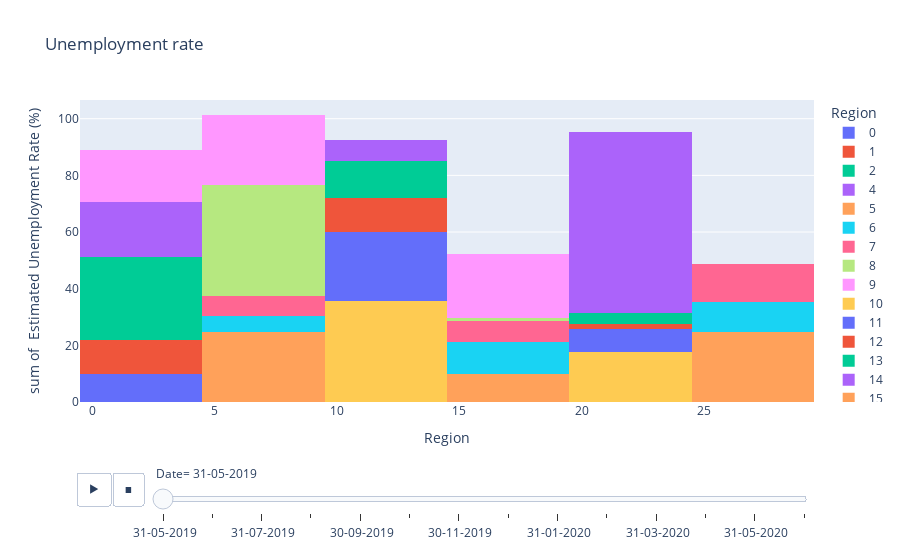

Write notebook code for a chart like this one.
### Code cell
fg = px.histogram(df,x='Region',y=' Estimated Unemployment Rate (%)',color='Region',title='Unemployment rate',animation_frame=' Date',template='plotly')
fg.update_layout(xaxis={'categoryorder':'total descending'})
fg.show()

### Figure 1 — Plotly figure (JSON) as saved in the notebook; plotly's stock layout.template omitted (floating-point values rounded to 4 significant figures)
{"data": [{"alignmentgroup": "True", "bingroup": "x", "histfunc": "sum", "hovertemplate": "Region=%{x}<br> Date= 31-05-2019<br>sum of  Estimated Unemployment Rate (%)=%{y}<extra></extra>", "legendgroup": "0", "marker": {"color": "#636efa", "pattern": {"shape": ""}}, "name": "0", "offsetgroup": "0", "orientation": "v", "showlegend": true, "type": "histogram", "x": [0, 0], "xaxis": "x", "y": [3.65, 6.09], "yaxis": "y"}, {"alignmentgroup": "True", "bingroup": "x", "histfunc": "sum", "hovertemplate": "Region=%{x}<br> Date= 31-05-2019<br>sum of  Estimated Unemployment Rate (%)=%{y}<extra></extra>", "legendgroup": "1", "marker": {"color": "#EF553B", "pattern": {"shape": ""}}, "name": "1", "offsetgroup": "1", "orientation": "v", "showlegend": true, "type": "histogram", "x": [1, 1], "xaxis": "x", "y": [4.29, 7.87], "yaxis": "y"}, {"alignmentgroup": "True", "bingroup": "x", "histfunc": "sum", "hovertemplate": "Region=%{x}<br> Date= 31-05-2019<br>sum of  Estimated Unemployment Rate (%)=%{y}<extra></extra>", "legendgroup": "2", "marker": {"color": "#00cc96", "pattern": {"shape": ""}}, "name": "2", "offsetgroup": "2", "orientation": "v", "showlegend": true, "type": "histogram", "x": [2, 2], "xaxis": "x", "y": [9.27, 19.9], "yaxis": "y"}, {"alignmentgroup": "True", "bingroup": "x", "histfunc": "sum", "hovertemplate": "Region=%{x}<br> Date= 31-05-2019<br>sum of  Estimated Unemployment Rate (%)=%{y}<extra></extra>", "legendgroup": "4", "marker": {"color": "#ab63fa", "pattern": {"shape": ""}}, "name": "4", "offsetgroup": "4", "orientation": "v", "showlegend": true, "type": "histogram", "x": [4, 4], "xaxis": "x", "y": [9.82, 9.77], "yaxis": "y"}, {"alignmentgroup": "True", "bingroup": "x", "histfunc": "sum", "hovertemplate": "Region=%{x}<br> Date= 31-05-2019<br>sum of  Estimated Unemployment Rate (%)=%{y}<extra></extra>", "legendgroup": "5", "marker": {"color": "#FFA15A", "pattern": {"shape": ""}}, "name": "5", "offsetgroup": "5", "orientation": "v", "showlegend": true, "type": "histogram", "x": [5, 5], "xaxis": "x", "y": [12.56, 12.31], "yaxis": "y"}, {"alignmentgroup": "True", "bingroup": "x", "histfunc": "sum", "hovertemplate": "Region=%{x}<br> Date= 31-05-2019<br>sum of  Estimated Unemployment Rate (%)=%{y}<extra></extra>", "legendgroup": "6", "marker": {"color": "#19d3f3", "pattern": {"shape": ""}}, "name": "6", "offsetgroup": "6", "orientation": "v", "showlegend": true, "type": "histogram", "x": [6, 6], "xaxis": "x", "y": [2.91, 2.75], "yaxis": "y"}, {"alignmentgroup": "True", "bingroup": "x", "histfunc": "sum", "hovertemplate": "Region=%{x}<br> Date= 31-05-2019<br>sum of  Estimated Unemployment Rate (%)=%{y}<extra></extra>", "legendgroup": "7", "marker": {"color": "#FF6692", "pattern": {"shape": ""}}, "name": "7", "offsetgroup": "7", "orientation": "v", "showlegend": true, "type": "histogram", "x": [7, 7], "xaxis": "x", "y": [2.88, 4.09], "yaxis": "y"}, {"alignmentgroup": "True", "bingroup": "x", "histfunc": "sum", "hovertemplate": "Region=%{x}<br> Date= 31-05-2019<br>sum of  Estimated Unemployment Rate (%)=%{y}<extra></extra>", "legendgroup": "8", "marker": {"color": "#B6E880", "pattern": {"shape": ""}}, "name": "8", "offsetgroup": "8", "orientation": "v", "showlegend": true, "type": "histogram", "x": [8, 8], "xaxis": "x", "y": [14.54, 24.67], "yaxis": "y"}, {"alignmentgroup": "True", "bingroup": "x", "histfunc": "sum", "hovertemplate": "Region=%{x}<br> Date= 31-05-2019<br>sum of  Estimated Unemployment Rate (%)=%{y}<extra></extra>", "legendgroup": "9", "marker": {"color": "#FF97FF", "pattern": {"shape": ""}}, "name": "9", "offsetgroup": "9", "orientation": "v", "showlegend": true, "type": "histogram", "x": [9, 9], "xaxis": "x", "y": [13.68, 10.88], "yaxis": "y"}, {"alignmentgroup": "True", "bingroup": "x", "histfunc": "sum", "hovertemplate": "Region=%{x}<br> Date= 31-05-2019<br>sum of  Estimated Unemployment Rate (%)=%{y}<extra></extra>", "legendgroup": "10", "marker": {"color": "#FECB52", "pattern": {"shape": ""}}, "name": "10", "offsetgroup": "10", "orientation": "v", "showlegend": true, "type": "histogram", "x": [10, 10], "xaxis": "x", "y": [12.78, 23.04], "yaxis": "y"}, {"alignmentgroup": "True", "bingroup": "x", "histfunc": "sum", "hovertemplate": "Region=%{x}<br> Date= 31-05-2019<br>sum of  Estimated Unemployment Rate (%)=%{y}<extra></extra>", "legendgroup": "11", "marker": {"color": "#636efa", "pattern": {"shape": ""}}, "name": "11", "offsetgroup": "11", "orientation": "v", "showlegend": true, "type": "histogram", "x": [11, 11], "xaxis": "x", "y": [7.11, 17.23], "yaxis": "y"}, {"alignmentgroup": "True", "bingroup": "x", "histfunc": "sum", "hovertemplate": "Region=%{x}<br> Date= 31-05-2019<br>sum of  Estimated Unemployment Rate (%)=%{y}<extra></extra>", "legendgroup": "12", "marker": {"color": "#EF553B", "pattern": {"shape": ""}}, "name": "12", "offsetgroup": "12", "orientation": "v", "showlegend": true, "type": "histogram", "x": [12, 12], "xaxis": "x", "y": [5.46, 6.56], "yaxis": "y"}, {"alignmentgroup": "True", "bingroup": "x", "histfunc": "sum", "hovertemplate": "Region=%{x}<br> Date= 31-05-2019<br>sum of  Estimated Unemployment Rate (%)=%{y}<extra></extra>", "legendgroup": "13", "marker": {"color": "#00cc96", "pattern": {"shape": ""}}, "name": "13", "offsetgroup": "13", "orientation": "v", "showlegend": true, "type": "histogram", "x": [13, 13], "xaxis": "x", "y": [6.63, 6.11], "yaxis": "y"}, {"alignmentgroup": "True", "bingroup": "x", "histfunc": "sum", "hovertemplate": "Region=%{x}<br> Date= 31-05-2019<br>sum of  Estimated Unemployment Rate (%)=%{y}<extra></extra>", "legendgroup": "14", "marker": {"color": "#ab63fa", "pattern": {"shape": ""}}, "name": "14", "offsetgroup": "14", "orientation": "v", "showlegend": true, "type": "histogram", "x": [14, 14], "xaxis": "x", "y": [3.63, 3.91], "yaxis": "y"}, {"alignmentgroup": "True", "bingroup": "x", "histfunc": "sum", "hovertemplate": "Region=%{x}<br> Date= 31-05-2019<br>sum of  Estimated Unemployment Rate (%)=%{y}<extra></extra>", "legendgroup": "15", "marker": {"color": "#FFA15A", "pattern": {"shape": ""}}, "name": "15", "offsetgroup": "15", "orientation": "v", "showlegend": true, "type": "histogram", "x": [15, 15], "xaxis": "x", "y": [3.67, 6.08], "yaxis": "y"}, {"alignmentgroup": "True", "bingroup": "x", "histfunc": "sum", "hovertemplate": "Region=%{x}<br> Date= 31-05-2019<br>sum of  Estimated Unemployment Rate (%)=%{y}<extra></extra>", "legendgroup": "16", "marker": {"color": "#19d3f3", "pattern": {"shape": ""}}, "name": "16", "offsetgroup": "16", "orientation": "v", "showlegend": true, "type": "histogram", "x": [16, 16], "xaxis": "x", "y": [3.16, 8.4], "yaxis": "y"}, {"alignmentgroup": "True", "bingroup": "x", "histfunc": "sum", "hovertemplate": "Region=%{x}<br> Date= 31-05-2019<br>sum of  Estimated Unemployment Rate (%)=%{y}<extra></extra>", "legendgroup": "17", "marker": {"color": "#FF6692", "pattern": {"shape": ""}}, "name": "17", "offsetgroup": "17", "orientation": "v", "showlegend": true, "type": "histogram", "x": [17, 17], "xaxis": "x", "y": [4.17, 2.95], "yaxis": "y"}, {"alignmentgroup": "True", "bingroup": "x", "histfunc": "sum", "hovertemplate": "Region=%{x}<br> Date= 31-05-2019<br>sum of  Estimated Unemployment Rate (%)=%{y}<extra></extra>", "legendgroup": "18", "marker": {"color": "#B6E880", "pattern": {"shape": ""}}, "name": "18", "offsetgroup": "18", "orientation": "v", "showlegend": true, "type": "histogram", "x": [18, 18], "xaxis": "x", "y": [0, 1.25], "yaxis": "y"}, {"alignmentgroup": "True", "bingroup": "x", "histfunc": "sum", "hovertemplate": "Region=%{x}<br> Date= 31-05-2019<br>sum of  Estimated Unemployment Rate (%)=%{y}<extra></extra>", "legendgroup": "19", "marker": {"color": "#FF97FF", "pattern": {"shape": ""}}, "name": "19", "offsetgroup": "19", "orientation": "v", "showlegend": true, "type": "histogram", "x": [19, 19], "xaxis": "x", "y": [9.17, 13.49], "yaxis": "y"}, {"alignmentgroup": "True", "bingroup": "x", "histfunc": "sum", "hovertemplate": "Region=%{x}<br> Date= 31-05-2019<br>sum of  Estimated Unemployment Rate (%)=%{y}<extra></extra>", "legendgroup": "20", "marker": {"color": "#FECB52", "pattern": {"shape": ""}}, "name": "20", "offsetgroup": "20", "orientation": "v", "showlegend": true, "type": "histogram", "x": [20, 20], "xaxis": "x", "y": [4.03, 13.62], "yaxis": "y"}, {"alignmentgroup": "True", "bingroup": "x", "histfunc": "sum", "hovertemplate": "Region=%{x}<br> Date= 31-05-2019<br>sum of  Estimated Unemployment Rate (%)=%{y}<extra></extra>", "legendgroup": "21", "marker": {"color": "#636efa", "pattern": {"shape": ""}}, "name": "21", "offsetgroup": "21", "orientation": "v", "showlegend": true, "type": "histogram", "x": [21], "xaxis": "x", "y": [8.2], "yaxis": "y"}, {"alignmentgroup": "True", "bingroup": "x", "histfunc": "sum", "hovertemplate": "Region=%{x}<br> Date= 31-05-2019<br>sum of  Estimated Unemployment Rate (%)=%{y}<extra></extra>", "legendgroup": "22", "marker": {"color": "#EF553B", "pattern": {"shape": ""}}, "name": "22", "offsetgroup": "22", "orientation": "v", "showlegend": true, "type": "histogram", "x": [22, 22], "xaxis": "x", "y": [0.97, 0.89], "yaxis": "y"}, {"alignmentgroup": "True", "bingroup": "x", "histfunc": "sum", "hovertemplate": "Region=%{x}<br> Date= 31-05-2019<br>sum of  Estimated Unemployment Rate (%)=%{y}<extra></extra>", "legendgroup": "23", "marker": {"color": "#00cc96", "pattern": {"shape": ""}}, "name": "23", "offsetgroup": "23", "orientation": "v", "showlegend": true, "type": "histogram", "x": [23, 23], "xaxis": "x", "y": [2.23, 1.52], "yaxis": "y"}, {"alignmentgroup": "True", "bingroup": "x", "histfunc": "sum", "hovertemplate": "Region=%{x}<br> Date= 31-05-2019<br>sum of  Estimated Unemployment Rate (%)=%{y}<extra></extra>", "legendgroup": "24", "marker": {"color": "#ab63fa", "pattern": {"shape": ""}}, "name": "24", "offsetgroup": "24", "orientation": "v", "showlegend": true, "type": "histogram", "x": [24, 24], "xaxis": "x", "y": [29.25, 34.69], "yaxis": "y"}, {"alignmentgroup": "True", "bingroup": "x", "histfunc": "sum", "hovertemplate": "Region=%{x}<br> Date= 31-05-2019<br>sum of  Estimated Unemployment Rate (%)=%{y}<extra></extra>", "legendgroup": "25", "marker": {"color": "#FFA15A", "pattern": {"shape": ""}}, "name": "25", "offsetgroup": "25", "orientation": "v", "showlegend": true, "type": "histogram", "x": [25, 25], "xaxis": "x", "y": [10.26, 14.4], "yaxis": "y"}, {"alignmentgroup": "True", "bingroup": "x", "histfunc": "sum", "hovertemplate": "Region=%{x}<br> Date= 31-05-2019<br>sum of  Estimated Unemployment Rate (%)=%{y}<extra></extra>", "legendgroup": "26", "marker": {"color": "#19d3f3", "pattern": {"shape": ""}}, "name": "26", "offsetgroup": "26", "orientation": "v", "showlegend": true, "type": "histogram", "x": [26, 26], "xaxis": "x", "y": [1.63, 9.17], "yaxis": "y"}, {"alignmentgroup": "True", "bingroup": "x", "histfunc": "sum", "hovertemplate": "Region=%{x}<br> Date= 31-05-2019<br>sum of  Estimated Unemployment Rate (%)=%{y}<extra></extra>", "legendgroup": "27", "marker": {"color": "#FF6692", "pattern": {"shape": ""}}, "name": "27", "offsetgroup": "27", "orientation": "v", "showlegend": true, "type": "histogram", "x": [27, 27], "xaxis": "x", "y": [6.02, 7.25], "yaxis": "y"}, {"alignmentgroup": "True", "bingroup": "x", "histfunc": "sum", "hovertemplate": "Region=%{x}<br> Date= 31-05-2019<br>sum of  Estimated Unemployment Rate (%)=%{y}<extra></extra>", "legendgroup": "3", "marker": {"color": "#FF97FF", "pattern": {"shape": ""}}, "name": "3", "offsetgroup": "3", "orientation": "v", "showlegend": true, "type": "histogram", "x": [3], "xaxis": "x", "y": [18.35], "yaxis": "y"}], "layout": {"barmode": "relative", "legend": {"title": {"text": "Region"}, "tracegroupgap": 0}, "sliders": [{"active": 0, "currentvalue": {"prefix": " Date="}, "len": 0.9, "pad": {"b": 10, "t": 60}, "steps": [{"args": [[" 31-05-2019"], {"frame": {"duration": 0, "redraw": true}, "fromcurrent": true, "mode": "immediate", "transition": {"duration": 0, "easing": "linear"}}], "label": " 31-05-2019", "method": "animate"}, {"args": [[" 30-06-2019"], {"frame": {"duration": 0, "redraw": true}, "fromcurrent": true, "mode": "immediate", "transition": {"duration": 0, "easing": "linear"}}], "label": " 30-06-2019", "method": "animate"}, {"args": [[" 31-07-2019"], {"frame": {"duration": 0, "redraw": true}, "fromcurrent": true, "mode": "immediate", "transition": {"duration": 0, "easing": "linear"}}], "label": " 31-07-2019", "method": "animate"}, {"args": [[" 31-08-2019"], {"frame": {"duration": 0, "redraw": true}, "fromcurrent": true, "mode": "immediate", "transition": {"duration": 0, "easing": "linear"}}], "label": " 31-08-2019", "method": "animate"}, {"args": [[" 30-09-2019"], {"frame": {"duration": 0, "redraw": true}, "fromcurrent": true, "mode": "immediate", "transition": {"duration": 0, "easing": "linear"}}], "label": " 30-09-2019", "method": "animate"}, {"args": [[" 31-10-2019"], {"frame": {"duration": 0, "redraw": true}, "fromcurrent": true, "mode": "immediate", "transition": {"duration": 0, "easing": "linear"}}], "label": " 31-10-2019", "method": "animate"}, {"args": [[" 30-11-2019"], {"frame": {"duration": 0, "redraw": true}, "fromcurrent": true, "mode": "immediate", "transition": {"duration": 0, "easing": "linear"}}], "label": " 30-11-2019", "method": "animate"}, {"args": [[" 31-12-2019"], {"frame": {"duration": 0, "redraw": true}, "fromcurrent": true, "mode": "immediate", "transition": {"duration": 0, "easing": "linear"}}], "label": " 31-12-2019", "method": "animate"}, {"args": [[" 31-01-2020"], {"frame": {"duration": 0, "redraw": true}, "fromcurrent": true, "mode": "immediate", "transition": {"duration": 0, "easing": "linear"}}], "label": " 31-01-2020", "method": "animate"}, {"args": [[" 29-02-2020"], {"frame": {"duration": 0, "redraw": true}, "fromcurrent": true, "mode": "immediate", "transition": {"duration": 0, "easing": "linear"}}], "label": " 29-02-2020", "method": "animate"}, {"args": [[" 31-03-2020"], {"frame": {"duration": 0, "redraw": true}, "fromcurrent": true, "mode": "immediate", "transition": {"duration": 0, "easing": "linear"}}], "label": " 31-03-2020", "method": "animate"}, {"args": [[" 30-04-2020"], {"frame": {"duration": 0, "redraw": true}, "fromcurrent": true, "mode": "immediate", "transition": {"duration": 0, "easing": "linear"}}], "label": " 30-04-2020", "method": "animate"}, {"args": [[" 31-05-2020"], {"frame": {"duration": 0, "redraw": true}, "fromcurrent": true, "mode": "immediate", "transition": {"duration": 0, "easing": "linear"}}], "label": " 31-05-2020", "method": "animate"}, {"args": [[" 30-06-2020"], {"frame": {"duration": 0, "redraw": true}, "fromcurrent": true, "mode": "immediate", "transition": {"duration": 0, "easing": "linear"}}], "label": " 30-06-2020", "method": "animate"}], "x": 0.1, "xanchor": "left", "y": 0, "yanchor": "top"}], "title": {"text": "Unemployment rate"}, "updatemenus": [{"buttons": [{"args": [null, {"frame": {"duration": 500, "redraw": true}, "fromcurrent": true, "mode": "immediate", "transition": {"duration": 500, "easing": "linear"}}], "label": "&#9654;", "method": "animate"}, {"args": [[null], {"frame": {"duration": 0, "redraw": true}, "fromcurrent": true, "mode": "immediate", "transition": {"duration": 0, "easing": "linear"}}], "label": "&#9724;", "method": "animate"}], "direction": "left", "pad": {"r": 10, "t": 70}, "showactive": false, "type": "buttons", "x": 0.1, "xanchor": "right", "y": 0, "yanchor": "top"}], "xaxis": {"anchor": "y", "categoryarray": [0, 1, 2, 4, 5, 6, 7, 8, 9, 10, 11, 12, 13, 14, 15, 16, 17, 18, 19, 20, 21, 22, 23, 24, 25, 26, 27, 28, 3], "categoryorder": "total descending", "domain": [0, 1], "title": {"text": "Region"}}, "yaxis": {"anchor": "x", "domain": [0, 1], "title": {"text": "sum of  Estimated Unemployment Rate (%)"}}}}
